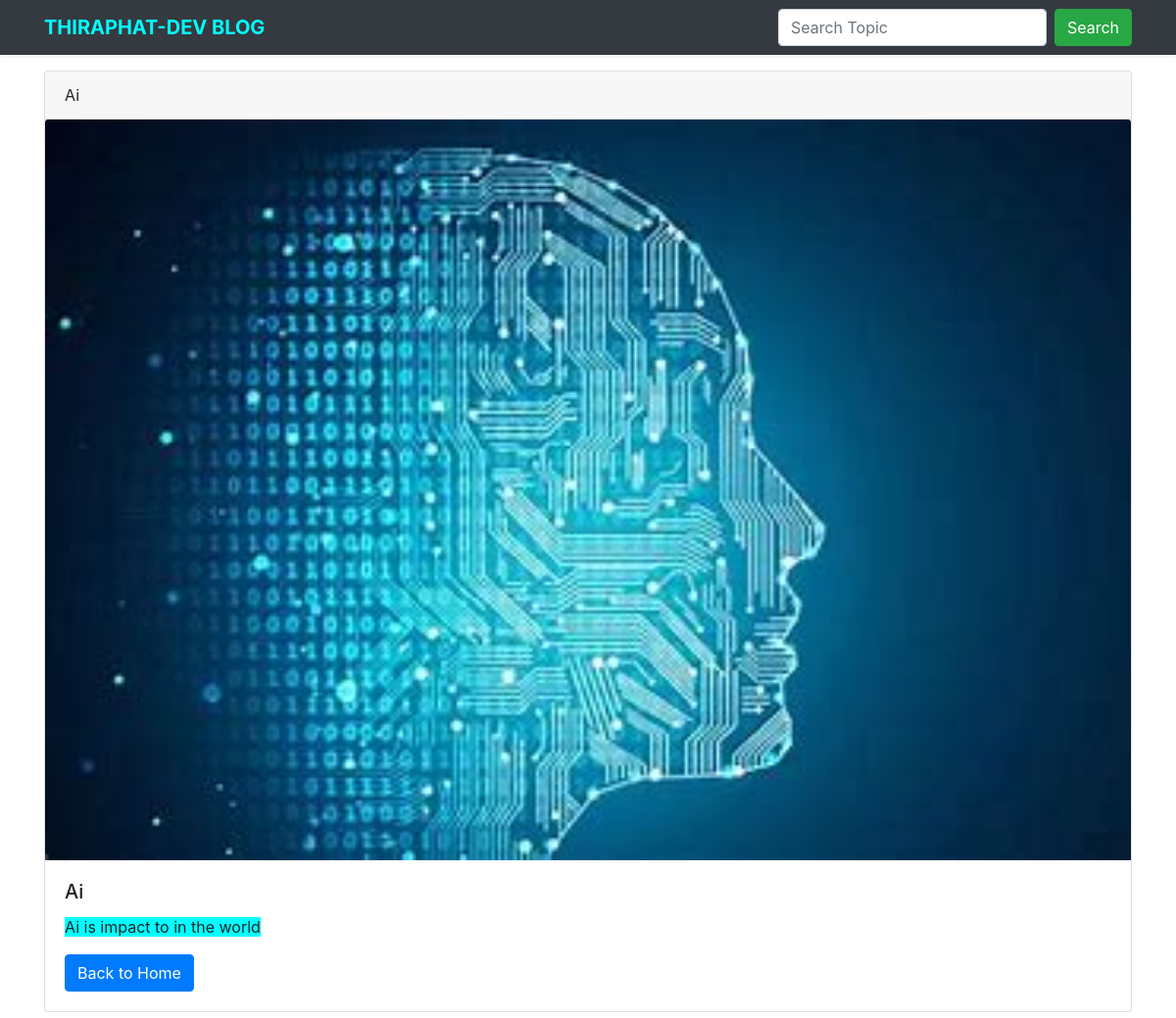
/blog/post/3/, run on the app's committed database.
### blog/models.py (models this page shows, shortened)
class Post(models.Model):
	categories_choice =  (
		("BlockChain", "BlockChain Technology"),
		("AI", "Technology"),
		("NFT", "NFT Technology"),
		("BACKEND", "BACKEND Technology"),
		("FRONTEND", "FRONTEND Technology"),
	)
	title = models.CharField(max_length=300)
	body = models.TextField()
	photo = models.ImageField(upload_to='blog/%Y/%m/%d', blank=True)
	category = models.CharField(max_length=50, choices=categories_choice)
	post_status = models.BooleanField(default=False)
	created_at = models.DateTimeField(auto_now_add=True)
	updated_at = models.DateTimeField(auto_now=True)

### blog/views.py (the view)
# urls.py: path('post/<int:id>/', views.post_detail, name="post_detail"),
def post_detail(request, id):
    post = Post.objects.get(id=id)
    return render(request, 'post_detail.html', {'post': post})

### blog/templates/post_detail.html (shortened to what this page needs)
{%extends 'base.html'%}
{%block content%}
<div class="container">
	<div class="row pb-3">
		<div class="col-sm-12">
			<div class="card">
				<div class="card-header">
					{{post.title}}
				</div>
				{% if post.photo %}
				<img src="{{post.photo.url}}" class="card-img-top" alt="{{post.title}}">
				{%endif%}
				<div class="card-body">
					<h5 class="card-title">{{post.title}}</h5>
					<p class="card-text">{{post.body|safe}}
					</p>
					<a href="{%url 'index' %}" class="btn btn-primary">Back to Home</a>
				</div>
			</div>
		</div>
	</div>
{%endblock%}

### blog/static/blog.css (style rules this page uses)
* { margin: 0; padding: 0; box-sizing: border-box; }

### data on the page
Post: title "Ai", photo (picture), body "Ai is impact to in the world"
